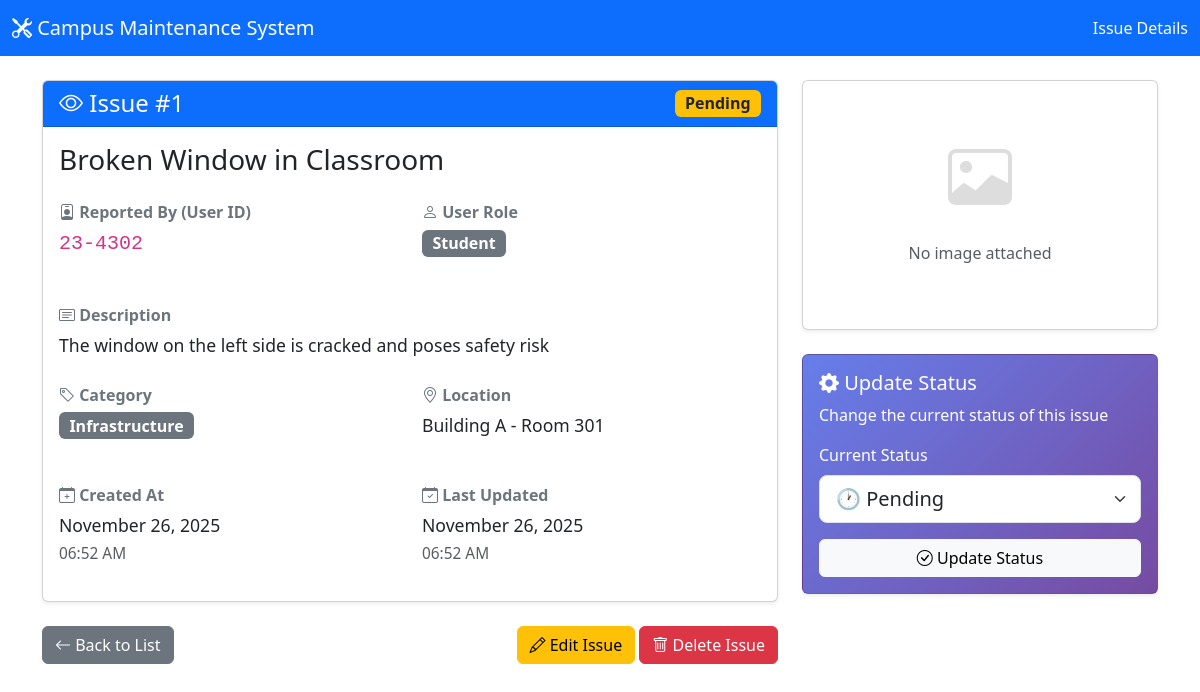
The app's page /index.php?action=show&id=1 with its own data.
### tables this page shows
CREATE TABLE IF NOT EXISTS issues (
    id INT AUTO_INCREMENT PRIMARY KEY,
    user_id VARCHAR(50) NOT NULL,
    user_role ENUM('Student', 'Staff', 'Instructor') NOT NULL,
    title VARCHAR(255) NOT NULL,
    description TEXT NOT NULL,
    category VARCHAR(100) NOT NULL,
    location VARCHAR(255) NOT NULL,
    image VARCHAR(255) NULL,
    status ENUM('Pending', 'In Progress', 'Completed') DEFAULT 'Pending',
    created_at TIMESTAMP DEFAULT CURRENT_TIMESTAMP,
    updated_at TIMESTAMP DEFAULT CURRENT_TIMESTAMP ON UPDATE CURRENT_TIMESTAMP,
    INDEX idx_status (status),
    INDEX idx_category (category),
    INDEX idx_user_role (user_role),
    INDEX idx_user_id (user_id)
);

### app/Controllers/IssueController.php (called while the page is built, shortened)
<?php
require_once __DIR__ . '/../Models/Issue.php';
class IssueController
{
  private $issueModel;
  public function __construct()
  {
    $this->issueModel = new Issue();
  }
  public function show()
  {
    $id = isset($_GET['id']) ? (int)$_GET['id'] : 0;
    $issue = $this->issueModel->getById($id);
    require_once __DIR__ . '/../Views/issues/show.php';
  }
}

### app/Models/Issue.php (called while the page is built, shortened)
<?php
require_once __DIR__ . '/../../config/database.php';
class Issue
{
  private $conn;
  private $table = 'issues';
  public function __construct()
  {
    $database = new Database();
    $this->conn = $database->connect();
  }
  public function getById($id)
  {
    $query = "SELECT * FROM " . $this->table . " WHERE id = ?";
    $stmt = $this->conn->prepare($query);
    $stmt->bind_param("i", $id);
    $stmt->execute();
    $result = $stmt->get_result();
    return $result->fetch_assoc();
  }
}

### config/database.php (called while the page is built, shortened)
<?php
class Database
{
  private $host = DB_HOST;
  private $user = DB_USER;
  private $pass = DB_PASS;
  private $dbname = DB_NAME;
  public function connect()
  {
    $this->conn = null;
    try {
      $this->conn = new mysqli($this->host, $this->user, $this->pass, $this->dbname);
      $this->conn->set_charset("utf8mb4");
    } catch (Exception $e) {
      die("Database Connection Error: " . $e->getMessage());
    }
    return $this->conn;
  }
}

### app/Views/Issues/show.php (the view, shortened to what this page needs)
<!DOCTYPE html>
<html lang="en">
<head>
  <link href="https://cdn.jsdelivr.net/npm/bootstrap@5.3.0/dist/css/bootstrap.min.css" rel="stylesheet">
  <link rel="stylesheet" href="https://cdn.jsdelivr.net/npm/bootstrap-icons@1.10.0/font/bootstrap-icons.css">
</head>
<body>
  <nav class="navbar navbar-expand-lg navbar-dark bg-primary">
    <div class="container-fluid">
      <a class="navbar-brand" href="index.php">
        <i class="bi bi-tools"></i> Campus Maintenance System
      </a>
      <span class="navbar-text text-white">
        Issue Details
      </span>
    </div>
  </nav>
  <div class="container mt-4">
    <div class="row">
      <div class="col-md-8">
        <div class="card shadow-sm mb-4">
          <div class="card-header bg-primary text-white d-flex justify-content-between align-items-center">
            <h4 class="mb-0"><i class="bi bi-eye"></i> Issue #<?php echo $issue['id']; ?></h4>
            <?php
            $statusClass = '';
            switch ($issue['status']) {
              case 'Pending':
                $statusClass = 'bg-warning text-dark';
                break;
            }
            ?>
            <span class="badge <?php echo $statusClass; ?> fs-6">
              <?php echo $issue['status']; ?>
            </span>
          </div>
          <div class="card-body">
            <h3 class="mb-4"><?php echo htmlspecialchars($issue['title']); ?></h3>
            <div class="row mb-4">
              <div class="col-md-6">
                <div class="info-label">
                  <i class="bi bi-person-badge"></i> Reported By (User ID)
                </div>
                <div class="info-value">
                  <code class="fs-5"><?php echo htmlspecialchars($issue['user_id']); ?></code>
                </div>
              </div>
              <div class="col-md-6">
                <div class="info-label">
                  <i class="bi bi-person"></i> User Role
                </div>
                <div class="info-value">
                  <span class="badge bg-secondary fs-6">
                    <?php echo htmlspecialchars($issue['user_role']); ?>
                  </span>
                </div>
              </div>
            </div>
            <div class="mb-4">
              <div class="info-label">
                <i class="bi bi-card-text"></i> Description
              </div>
              <div class="info-value">
                <?php echo nl2br(htmlspecialchars($issue['description'])); ?>
              </div>
            </div>
            <div class="row mb-4">
              <div class="col-md-6">
                <div class="info-label">
                  <i class="bi bi-tag"></i> Category
                </div>
                <div class="info-value">
                  <span class="badge bg-secondary fs-6">
                    <?php echo htmlspecialchars($issue['category']); ?>
                  </span>
                </div>
              </div>
              <div class="col-md-6">
                <div class="info-label">
                  <i class="bi bi-geo-alt"></i> Location
                </div>
                <div class="info-value">
                  <?php echo htmlspecialchars($issue['location']); ?>
                </div>
              </div>
            </div>
            <div class="row">
              <div class="col-md-6">
                <div class="info-label">
                  <i class="bi bi-calendar-plus"></i> Created At
                </div>
                <div class="info-value">
                  <?php echo date('F d, Y', strtotime($issue['created_at'])); ?><br>
                  <small class="text-muted"><?php echo date('h:i A', strtotime($issue['created_at'])); ?></small>
                </div>
              </div>
              <div class="col-md-6">
                <div class="info-label">
                  <i class="bi bi-calendar-check"></i> Last Updated
                </div>
                <div class="info-value">
                  <?php echo date('F d, Y', strtotime($issue['updated_at'])); ?><br>
                  <small class="text-muted"><?php echo date('h:i A', strtotime($issue['updated_at'])); ?></small>
                </div>
              </div>
            </div>
          </div>
        </div>
        <div class="d-flex justify-content-between">
          <a href="index.php" class="btn btn-secondary">
            <i class="bi bi-arrow-left"></i> Back to List
          </a>
          <div>
            <a href="index.php?action=edit&id=<?php echo $issue['id']; ?>" class="btn btn-warning">
              <i class="bi bi-pencil"></i> Edit Issue
            </a>
            <button type="button" class="btn btn-danger" data-bs-toggle="modal" data-bs-target="#deleteModal">
              <i class="bi bi-trash"></i> Delete Issue
            </button>
          </div>
        </div>
      </div>
      <div class="col-md-4">
        <?php if ($issue['image']): ?>
          <div class="card shadow-sm mb-4">
            <div class="card-header bg-dark text-white">
              <h6 class="mb-0"><i class="bi bi-image"></i> Attached Image</h6>
            </div>
            <div class="card-body p-0">
              <img src="uploads/<?php echo htmlspecialchars($issue['image']); ?>"
                alt="Issue Image"
                class="img-fluid w-100"
                data-bs-toggle="modal"
                data-bs-target="#imageModal"
                style="cursor: pointer;">
            </div>
            <div class="card-footer text-center">
              <small class="text-muted">
                <i class="bi bi-info-circle"></i> Click image to view full size
              </small>
            </div>
          </div>
        <?php else: ?>
          <div class="card shadow-sm mb-4">
            <div class="card-body text-center py-5">
              <i class="bi bi-image" style="font-size: 4rem; color: #ddd;"></i>
              <p class="text-muted mt-3">No image attached</p>
            </div>
          </div>
        <?php endif; ?>
        <div class="card shadow-sm status-update-card">
          <div class="card-body">
            <h5 class="card-title">
              <i class="bi bi-gear-fill"></i> Update Status
            </h5>
            <p class="card-text">Change the current status of this issue</p>
            <form method="POST" action="index.php?action=updateStatus" id="statusForm">
              <div class="mb-3">
                <label class="form-label">Current Status</label>
                <select class="form-select form-select-lg" name="status" id="statusSelect" required>
                  <option value="Pending" <?php echo $issue['status'] == 'Pending' ? 'selected' : ''; ?>>
                    🕐 Pending
                  </option>
                </select>
              </div>
              <button type="submit" class="btn btn-light w-100">
                <i class="bi bi-check-circle"></i> Update Status
              </button>
            </form>
          </div>
        </div>
      </div>
    </div>
  </div>
</body>
</html>

### app/Views/Issues/show.php (style rules this page uses)
.info-label { font-weight: 600; color: #6c757d; margin-bottom: 5px; }
.info-value { font-size: 1.1rem; margin-bottom: 20px; }
.status-update-card { background: linear-gradient(135deg, #667eea 0%, #764ba2 100%); color: white; }

### records on screen
issues: id "1", status "Pending", title "Broken Window in Classroom", user "23-4302", user_role "Student", description "The window on the left side is cracked and poses safety risk", category "Infrastructure", location "Building A - Room 301", created_at "November 26, 2025", created_at "06:52 AM", updated_at "November 26, 2025", updated_at "06:52 AM", status "🕐 Pending"
